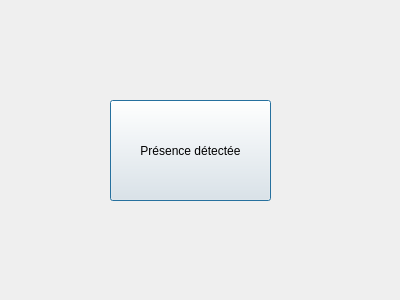
<?xml version="1.0" encoding="UTF-8"?>
<ui version="4.0">
 <class>Detecteur</class>
 <widget class="QDialog" name="Detecteur">
  <property name="geometry">
   <rect>
    <x>0</x>
    <y>0</y>
    <width>400</width>
    <height>300</height>
   </rect>
  </property>
  <property name="windowTitle">
   <string>Dialog</string>
  </property>
  <widget class="QPushButton" name="pushButtonIntrus">
   <property name="geometry">
    <rect>
     <x>110</x>
     <y>100</y>
     <width>161</width>
     <height>101</height>
    </rect>
   </property>
   <property name="text">
    <string>Présence détectée</string>
   </property>
  </widget>
 </widget>
 <resources/>
 <connections/>
</ui>
